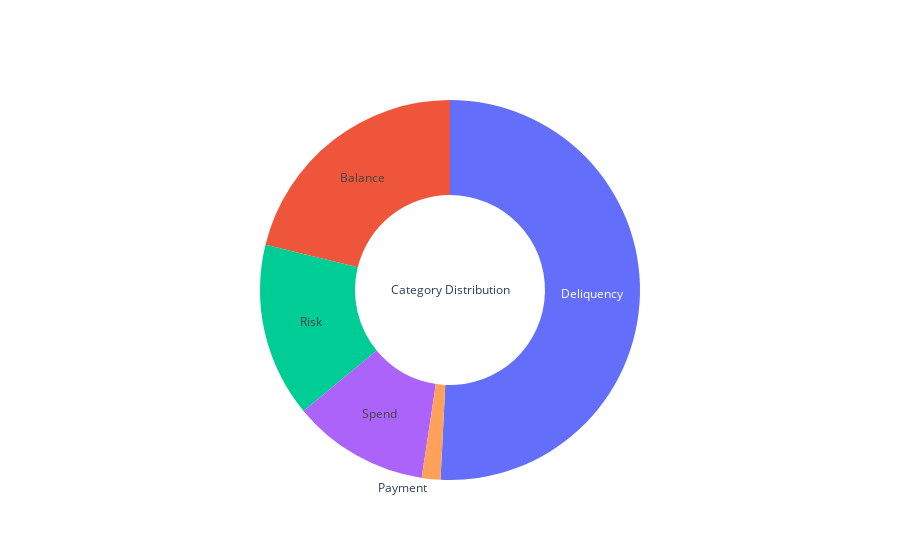

Notebook source saved alongside this figure:
### Code cell
# Collecting values to be used for graphing

labels = ['Deliquency', 'Spend', 'Payment', 'Balance', 'Risk']
values = [len(deliquencyTotal), len(spendTotal), len(paymentTotal), len(balanceTotal), len(riskTotal)]

# Creating a pie chart to examination breakdown 
fig1 = go.Figure()
fig1.add_trace(go.Pie(values=values, labels=labels, hole=0.5,
                        hoverinfo='label+percent',
                        showlegend=False,
                        textinfo='label',
                        title='Category Distribution'))

fig1.show()

### Figure 1 — Plotly figure (JSON) as saved in the notebook; plotly's stock layout.template omitted (floating-point values rounded to 4 significant figures)
{"data": [{"hole": 0.5, "hoverinfo": "label+percent", "labels": ["Deliquency", "Spend", "Payment", "Balance", "Risk"], "showlegend": false, "textinfo": "label", "title": {"text": "Category Distribution"}, "type": "pie", "values": [96, 22, 3, 40, 28]}], "layout": {}}
